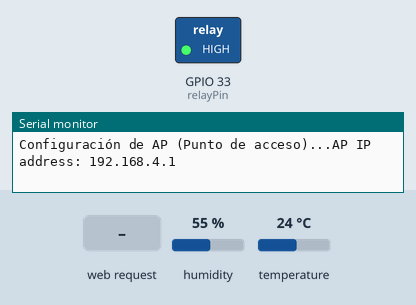
This sketch was run on a simulated ESP32. Shown: switched loads named in the sketch (green lamp = pin HIGH), the last lines printed to the serial monitor. The test bench sets the inputs (shaded band); at power-on: temperature 24 °C, humidity 55 %.

Above: at 1.2 s.
1.3 s: HTTP request GET /26/on received
At 1.8 s:
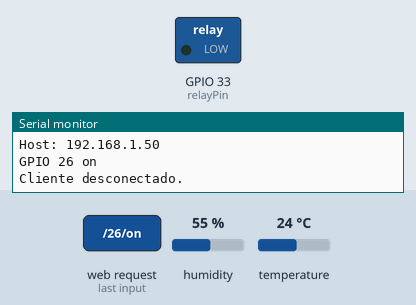
2.8 s: HTTP request GET /26/off received
At 4.0 s:
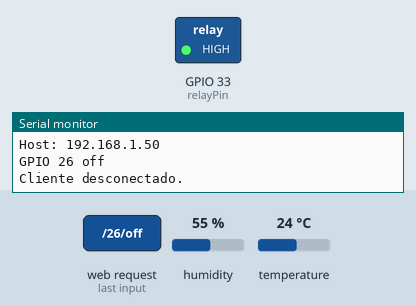
4.3 s: temperature set to 34 °C
7.2 s: temperature set to 37 °C
At 8.7 s:
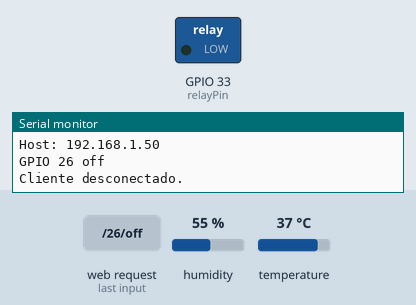
9.6 s: humidity set to 64 %
11.3 s: humidity set to 67 %
At 13.5 s:
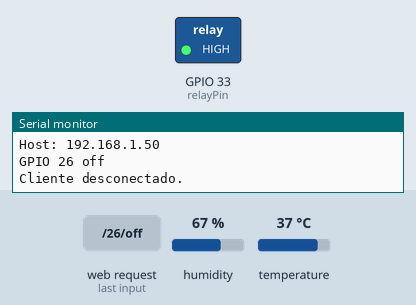
Timing chart, 0 to 14.6 s (numbered marks = the images above; inputs shaded):
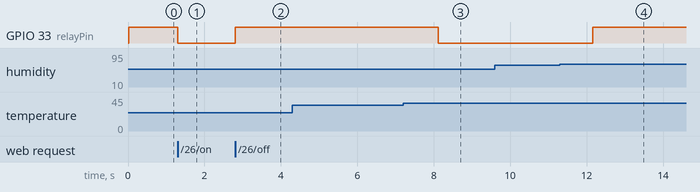

Measured:
- the behaviour switches between 35 and 36 °C on temperature (found by bisection; images 2 and 3)
- the behaviour switches between 65 and 66 % on humidity (found by bisection; images 3 and 4)
- after the input at 1.3 s, GPIO 33 (relayPin): HIGH → LOW at once
- after the input at 2.8 s, GPIO 33 (relayPin): LOW → HIGH at once
- after the input at 4.3 s, every drawn part: stays the same
- after the input at 7.2 s, GPIO 33 (relayPin): HIGH → LOW after 0.92 s
- after the input at 9.6 s, every drawn part: stays the same
- after the input at 11.3 s, GPIO 33 (relayPin): LOW → HIGH after 0.87 s

The sketch:

mqtt-local_arduino_codigo.ino
```cpp
#include <WiFi.h>
#include "DHT.h"
#define DHTPIN 14
#define DHTTYPE DHT11
DHT dht(DHTPIN, DHTTYPE);
// Reemplace con sus credenciales de red
const char* ssid     = "ESP32";
const char* password = "12345678";

// Establezca el número de puerto del servidor web en 80
WiFiServer server(80);

// Variable para almacenar la solicitud HTTP
String header;
String ESTADO;
const int relayPin=33;
bool releState=false;

void setup() {
  Serial.begin(115200);

  pinMode(relayPin,OUTPUT);
  digitalWrite(releState,HIGH);
  // Conéctese a la red Wi-Fi con SSID y contraseña
  Serial.print("Configuración de AP (Punto de acceso)...");
  // Conéctese a la red Wi-Fi con SSID y contraseña
  WiFi.softAP(ssid, password);

  IPAddress IP = WiFi.softAPIP();
  Serial.print("AP IP address: ");
  Serial.println(IP);

  server.begin();
}

void loop(){
  WiFiClient client = server.available();   // Escuche los clientes entrantes
     // Leer humedad
    float h = dht.readHumidity();
    // Leer la temperatura como Celsius
    float t = dht.readTemperature();
    String t1= String(t);
    String h1= String(h);
  if (client) {                             // Si un nuevo cliente se conecta,
    Serial.println("New Client.");          // imprimir un mensaje en el puerto serie
    String currentLine = "";                // hacer una cadena para contener los datos entrantes del cliente
    while (client.connected()) {            // Bucle mientras el cliente está conectado
      if (client.available()) {             // Si hay bytes para leer del cliente,
        char c = client.read();             // leer un byte, entonces
        Serial.write(c);                    // imprimirlo en el monitor serie
        header += c;
        if (c == '\n') {                    // si el byte es un carácter de nueva línea
          // si la línea actual está en blanco, tienes dos caracteres de nueva línea seguidos.
          // ese es el final de la solicitud HTTP del cliente, así que envíe una respuesta:
          if (currentLine.length() == 0) {
            // Los encabezados HTTP siempre comienzan con un código de respuesta (por ejemplo, HTTP/1.1 200 OK)
             // y un tipo de contenido para que el cliente sepa lo que viene, luego una línea en blanco:
            client.println("HTTP/1.1 200 OK");
            client.println("Content-type:text/html");
            client.println("Connection: close");
            client.println();

            // enciende y apaga el GPIO
            if (header.indexOf("GET /26/on") >= 0) {
              Serial.println("GPIO 26 on");
              ESTADO = "on";
              releState=true;
            } else if (header.indexOf("GET /26/off") >= 0) {
              Serial.println("GPIO 26 off");
              ESTADO = "off";

              releState=false;
            }

            // Mostrar la página web HTML
            client.println("<!DOCTYPE html><html>");
            client.println("<head><meta name=\"viewport\" content=\"width=device-width, initial-scale=1\">");
            client.println("<link rel=\"icon\" href=\"data:,\">");
            // CSS para diseñar los botones de encendido/apagado

            client.println("<style>html { font-family: Helvetica; display: inline-block; margin: 0px auto; text-align: center;}");
            client.println(".button { background-color: #4CAF50; border: none; color: white; padding: 16px 40px;");
            client.println("text-decoration: none; font-size: 30px; margin: 2px; cursor: pointer;}");
            client.println(".button2 {background-color: #555555;}</style></head>");

            // Encabezado de página web
            client.println("<body><h1>ESP32 Web Server</h1>");

            // Muestra el estado actual y los botones ON/OFF para GPIO 26
            client.println("<p>rele - ESTADO " + ESTADO + "</p>");
            // Si output26State está apagado, muestra el botón ON
            if (ESTADO=="off") {
              client.println("<p><a href=\"/26/on\"><button class=\"button\">ON</button></a></p>");
            } else {
              client.println("<p><a href=\"/26/off\"><button class=\"button button2\">OFF</button></a></p>");
            }

            client.println("<h2>Temperatura "+t1+"C</h2>");
            client.println("<h2>Humedad "+h1+"%</h2>");
            // La respuesta HTTP termina con otra línea en blanco
            client.println();
            // Salir del bucle while
            break;
          } else { // si tiene una nueva línea, borre currentLine
            currentLine = "";
          }
        } else if (c != '\r') { // si obtuvo algo más que un carácter de retorno de carro,
          currentLine += c;     // agregarlo al final de currentLine
        }
      }
    }
    // Borrar la variable de encabezado
    header = "";
    //Cerrar la conexión
    client.stop();
    Serial.println("Cliente desconectado.");
    Serial.println("");
  }
  if (t >= 25 && h <= 20){

      digitalWrite(relayPin , LOW);
      } else if (t >= 36 && h <= 65 ){
        digitalWrite(relayPin , LOW);

      }else if(releState){


          digitalWrite(relayPin , LOW);
      }else{

        digitalWrite(relayPin,HIGH);
      }
}
```
